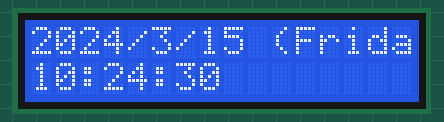
The sketch below on a simulated Arduino Uno, built with avr-gcc and run on an emulated ATmega328P. Parts: 16×2 character LCD. The local clock reads 2024-03-15 10:24:30 at power-on unless the sketch sets it.

Above: at 0.1 s.
At 4.2 s:
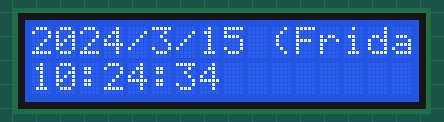
At 9.2 s:
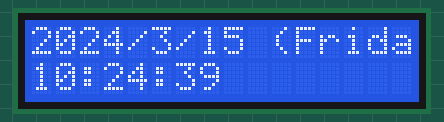
At 19.3 s:
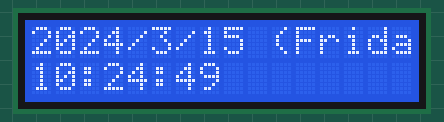
At 28.4 s:
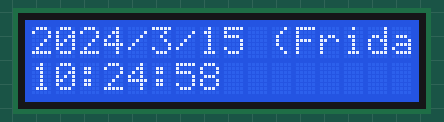
At 38.5 s:
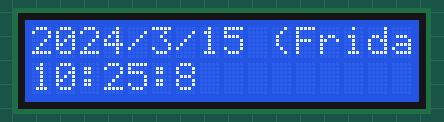

The sketch:

codes.ino
```cpp
#include <LiquidCrystal.h>
#include "RTClib.h"

RTC_DS3231 rtc;

LiquidCrystal lcd(A0, A1, A2, A3, 8, 9);
char daysOfTheWeek[7][12] = {"Sunday", "Monday", "Tuesday", "Wednesday", "Thursday", "Friday", "Saturday"};

void setup() {

  lcd.begin(16, 2);
  lcd.setCursor(2,0);
  if (! rtc.begin()) {
    lcd.print("Couldn't find RTC");
    while (1);
  }
  if (rtc.lostPower()) {
    lcd.clear();
    lcd.print("RTC lost power");
    // following line sets the RTC to the date & time this sketch was compiled
    rtc.adjust(DateTime(F(__DATE__), F(__TIME__)));
    // This line sets the RTC with an explicit date & time, for example to set
    // January 21, 2014 at 3am you would call:
    // rtc.adjust(DateTime(2014, 1, 21, 3, 0, 0));
  }
  lcd.print("System Ready");
  lcd.setCursor(7,1);
  lcd.print("^_^");

}

void loop() {
  DateTime now = rtc.now();
  lcd.clear();
    lcd.print(now.year(), DEC);
    lcd.print('/');
    lcd.print(now.month(), DEC);
    lcd.print('/');
    lcd.print(now.day(), DEC);
    lcd.print(" (");
    lcd.print(daysOfTheWeek[now.dayOfTheWeek()]);
    lcd.print(") ");
    lcd.setCursor(0,1);
    lcd.print(now.hour(), DEC);
    lcd.print(':');
    lcd.print(now.minute(), DEC);
    lcd.print(':');
    lcd.print(now.second(), DEC);
    lcd.print("");
    delay(1000);
}
```

Measured:
- what the display in image 1 shows lasts 1.0 s, from 4.1 s to 5.1 s
